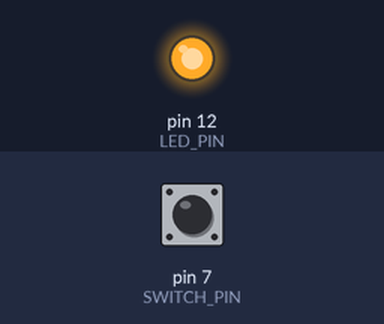
Bench run of a sketch on a simulated Arduino Uno, built with avr-gcc and run on an emulated ATmega328P. On the bench: output pins drawn as LEDs (lit = HIGH). The test bench sets the inputs (shaded band); at power-on: pin 7 (SWITCH_PIN) HIGH.

Above: at 1.2 s.
1.3 s: pin 7 (SWITCH_PIN) pulled LOW for 0.15 s
At 1.37 s:
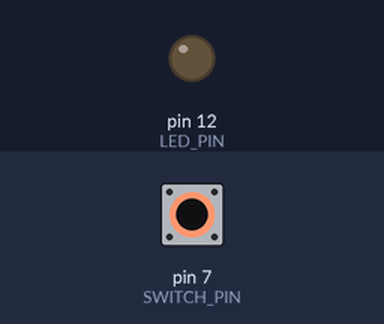
2.9 s: pin 7 (SWITCH_PIN) pulled LOW for 3.2 s
At 7.1 s:
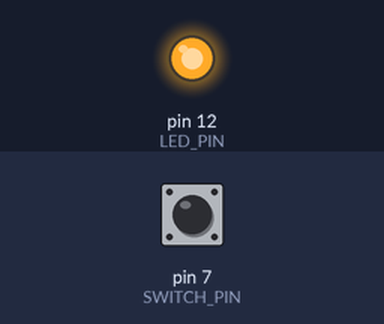
Timing chart, 0 to 8.6 s (numbered marks = the images above; inputs shaded):
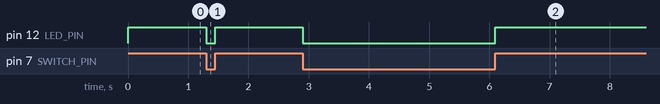

Measured:
- after the input at 1.3 s, pin 12 (LED_PIN): HIGH → LOW at once, → HIGH 0.15 s later
- after the input at 2.9 s, pin 12 (LED_PIN): HIGH → LOW at once, → HIGH 3.2 s later

The sketch:

led_switch.ino
```cpp
/*  EXP 02b - LED controlled by push button (Arduino Uno)
    WIRING
      Button leg 1 -> 5V
      Button leg 2 -> D7  and  D7 -> 10k -> GND (pull-down)
      D12 -> 220R -> LED(+) ; LED(-) -> GND
    STEPS
      1. Wire as above, plug the Uno into the PC with USB.
      2. Arduino IDE: File > Open this .ino. Tools > Board > Arduino Uno. Tools > Port > your Uno.
      3. Click Upload (right-arrow).
      4. Hold the button: LED on. Release: LED off.
*/
const int SWITCH_PIN = 7;
const int LED_PIN    = 12;

void setup() {
  pinMode(SWITCH_PIN, INPUT);
  pinMode(LED_PIN, OUTPUT);
}

void loop() {
  digitalWrite(LED_PIN, digitalRead(SWITCH_PIN));   // pressed = HIGH = LED on
}
```
